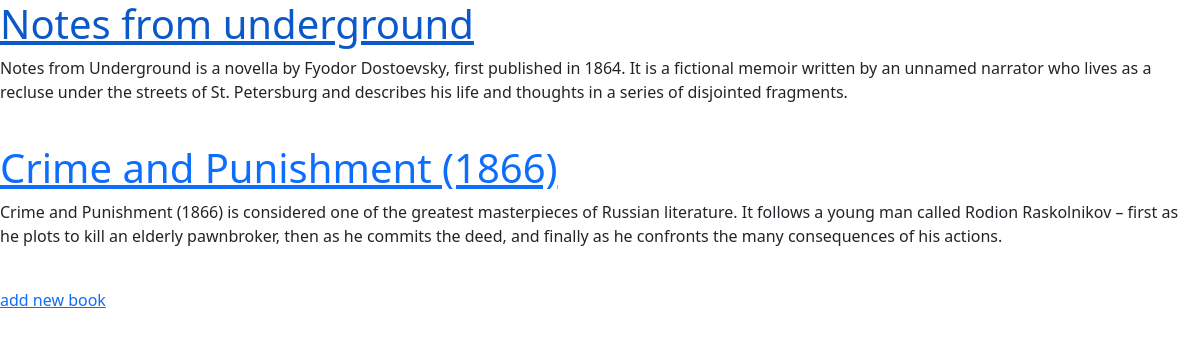
/books/, run on an earlier commit of the app's database.
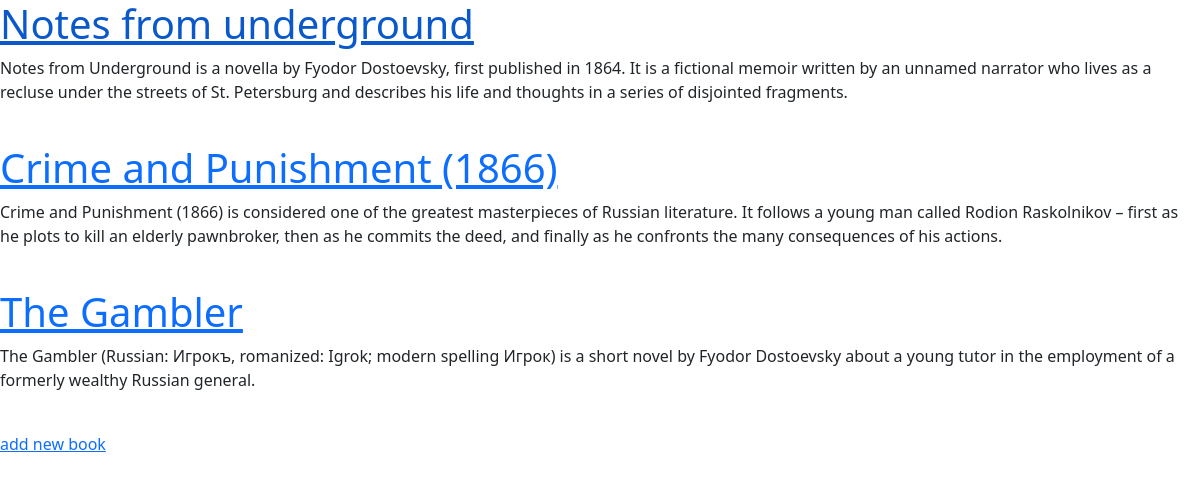
And on a later commit of the database.
### books/models.py (models this page shows, shortened)
class Book(models.Model):
    title = models.CharField(max_length=200)
    author = models.CharField(max_length=200)
    description = models.TextField()
    price = models.DecimalField(max_digits=5, decimal_places=2)
    def get_absolute_url(self):
        return reverse('book_detail', args={self.id})

### books/views.py (the view)
# urls.py: path('', BookListView.as_view(), name='book_list'),
class BookListView(generic.ListView):
    model = Book
    template_name = 'books/book_list.html'
    context_object_name = 'books'

### books/templates/books/book_list.html (shortened to what this page needs)
{% extends '_base.html' %}
{% block content %}
    {% for book in books  %}
        <a href="{{ book.get_absolute_url }}"><h1>{{ book.title }}</h1></a>
        <p>{{ book.description }}</p>
        <br>
    {% endfor %}
    <a href="{% url 'book_create' %}">add new book</a>
{% endblock %}

### templates/_base.html (shortened to what this page needs)
<!doctype html>
<html lang="en">
<head>
    <link href="https://cdn.jsdelivr.net/npm/bootstrap@5.1.3/dist/css/bootstrap.min.css" rel="stylesheet"
>
</head>
<body>
    {% block content %}
    {% endblock %}
</body>
</html>

What changed in the data, as far as the page shows it:
added Book: title "The Gambler", description "The Gambler (Russian: Игрокъ, romanized: Igrok; modern spelling Игрок) is a short novel by Fyodor Dostoevsky about a young tutor in the employment of a formerly wealthy Russian general."
